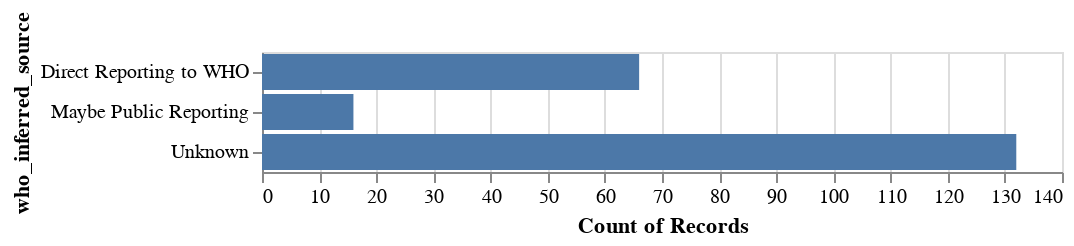

The notebook cell this image was saved under:
### Code cell
import altair as alt
alt.Chart(merged_data).mark_bar().encode(
    y=alt.Y('who_inferred_source'),
    x='count()',
    tooltip='count()'
)

### Figure 1 — Vega-Lite specification as saved in the notebook (floating-point values rounded to 4 significant figures; data arrays with more than 128 entries replaced by an {"elided": "..."} marker saying what was removed)
{"config": {"view": {"continuousWidth": 400, "continuousHeight": 300}}, "data": {"name": "data-edadf30aa5f044d15fa6335604160a56"}, "mark": "bar", "encoding": {"tooltip": {"aggregate": "count", "type": "quantitative"}, "x": {"aggregate": "count", "type": "quantitative"}, "y": {"field": "who_inferred_source", "type": "nominal"}}, "$schema": "https://vega.github.io/schema/vega-lite/v4.17.0.json", "datasets": {"data-edadf30aa5f044d15fa6335604160a56": {"elided": "214 records"}}}
